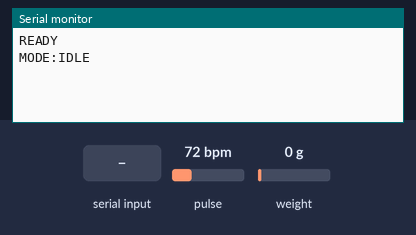
Bench run of a sketch on a simulated Arduino Mega 2560, built with avr-gcc and run on an emulated ATmega2560. On the bench: the last lines printed to the serial monitor. The test bench sets the inputs (shaded band); at power-on: pulse 72 bpm, weight on the scale 0 g.

Above: at 2.2 s.
2.3 s: "START_OXIMETER\n" received over Serial
At 3.5 s:
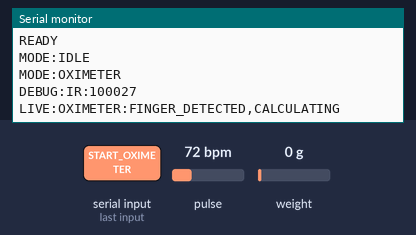
3.8 s: "START_WEIGHT\n" received over Serial
At 4.3 s:
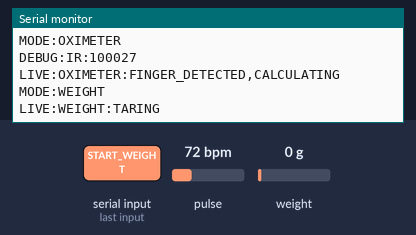
5.3 s: "1\n" received over Serial
At 6.2 s:
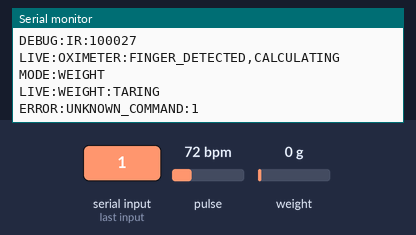

The sketch:

Health-kiosk.ino
```cpp
/*
  IoT-Based School Health Kiosk System
  Arduino Mega command-driven measurement firmware

  Serial commands from backend bridge:
    START_OXIMETER
    START_WEIGHT
    STOP

  Serial output to backend bridge:
    READY
    MODE:IDLE
    MODE:OXIMETER
    MODE:WEIGHT
    LIVE:OXIMETER:BPM,SpO2
    LIVE:WEIGHT:kg
    RESULT:OXIMETER:BPM,SpO2
    RESULT:WEIGHT:kg
    ERROR:message
    DONE
*/

#include <Wire.h>
#include <math.h>
#include "MAX30105.h"
#include "spo2_algorithm.h"
#include <HX711.h>

enum KioskMode {
  IDLE,
  MEASURE_OXIMETER,
  MEASURE_WEIGHT
};

KioskMode currentMode = IDLE;

MAX30105 particleSensor;
HX711 scale;
bool oximeterReady = false;
bool weightScaleReady = false;

const byte HX711_DOUT_PIN = 3;
const byte HX711_SCK_PIN = 2;
const float WEIGHT_CALIBRATION_FACTOR = -7050.0; // Adjust after calibration. Change sign if readings are negative.
const float MIN_USER_WEIGHT_KG = 10.0; // Use 1.0 while testing small objects, then 10.0 for real users.
const float WEIGHT_STABLE_TOLERANCE_KG = 0.15;
const byte WEIGHT_STABLE_REQUIRED = 6;

const byte OXIMETER_BUFFER_SIZE = 100;
uint32_t irBuffer[OXIMETER_BUFFER_SIZE];
uint32_t redBuffer[OXIMETER_BUFFER_SIZE];
int32_t spo2Value = 0;
int8_t spo2Valid = 0;
int32_t heartRateValue = 0;
int8_t heartRateValid = 0;
byte oximeterStableCount = 0;
int32_t lastHeartRateValue = 0;
int32_t lastSpo2Value = 0;
const byte OXIMETER_STABLE_REQUIRED = 2;
const int OXIMETER_BPM_TOLERANCE = 8;
const int OXIMETER_SPO2_TOLERANCE = 2;
const long FINGER_IR_THRESHOLD = 10000;
float lastWeight = 0;
byte weightStableCount = 0;

unsigned long lastIdlePrint = 0;
unsigned long modeStartedAt = 0;
unsigned long lastLivePrint = 0;
const unsigned long IDLE_PRINT_INTERVAL_MS = 30000;
const unsigned long MEASUREMENT_TIMEOUT_MS = 30000;
const unsigned long LIVE_PRINT_INTERVAL_MS = 500;

void setup() {
  Serial.begin(115200);
  Serial.setTimeout(25);
  Wire.begin();

  setupOximeter();
  setupWeight();
  allSensorsIdle();

  Serial.println("READY");
  Serial.println("MODE:IDLE");
}

void loop() {
  checkSerialCommand();

  switch (currentMode) {
    case IDLE:
      idleLoop();
      break;
    case MEASURE_OXIMETER:
      measureOximeter();
      break;
    case MEASURE_WEIGHT:
      measureWeight();
      break;
  }
}

void checkSerialCommand() {
  if (!Serial.available()) {
    return;
  }

  String command = Serial.readStringUntil('\n');
  command.trim();
  command.toUpperCase();

  if (command == "START_OXIMETER") {
    startMode(MEASURE_OXIMETER);
    return;
  }

  if (command == "START_WEIGHT") {
    startMode(MEASURE_WEIGHT);
    return;
  }

  if (command == "STOP") {
    stopMeasurement();
    return;
  }

  if (command.length() > 0) {
    Serial.print("ERROR:UNKNOWN_COMMAND:");
    Serial.println(command);
  }
}

void startMode(KioskMode nextMode) {
  stopCurrentMeasurementSilently();
  currentMode = nextMode;
  modeStartedAt = millis();
  lastLivePrint = 0;

if (currentMode == MEASURE_OXIMETER) {
  oximeterStableCount = 0;
  lastHeartRateValue = 0;
  lastSpo2Value = 0;

  if (!oximeterReady) {
    setupOximeter();
  }

  Serial.println("MODE:OXIMETER");
  return;
}

  if (currentMode == MEASURE_WEIGHT) {
    lastWeight = 0;
    weightStableCount = 0;
    Serial.println("MODE:WEIGHT");
    Serial.println("LIVE:WEIGHT:TARING");

    if (weightScaleReady && scale.is_ready()) {
      scale.tare(20);
    } else {
      Serial.println("ERROR:HX711_NOT_READY");
      finishMeasurement();
    }
  }
}

void stopMeasurement() {
  stopCurrentMeasurementSilently();
  allSensorsIdle();
  Serial.println("MODE:IDLE");
}

void stopCurrentMeasurementSilently() {
  oximeterStableCount = 0;
  lastHeartRateValue = 0;
  lastSpo2Value = 0;
  lastWeight = 0;
  weightStableCount = 0;
}

void allSensorsIdle() {
  currentMode = IDLE;
}

void idleLoop() {
  if (millis() - lastIdlePrint >= IDLE_PRINT_INTERVAL_MS) {
    lastIdlePrint = millis();
    Serial.println("MODE:IDLE");
  }
}

void setupOximeter() {
  if (!particleSensor.begin(Wire, I2C_SPEED_STANDARD)) {
    Serial.println("ERROR:MAX30102_NOT_FOUND");
    oximeterReady = false;
    return;
  }

  byte ledBrightness = 0x3F;
  byte sampleAverage = 4;
  byte ledMode = 2;
  byte sampleRate = 100;
  int pulseWidth = 411;
  int adcRange = 16384;

  particleSensor.setup(ledBrightness, sampleAverage, ledMode, sampleRate, pulseWidth, adcRange);
  particleSensor.setPulseAmplitudeRed(0x3F);
  particleSensor.setPulseAmplitudeIR(0x3F);
  particleSensor.setPulseAmplitudeGreen(0);

  oximeterReady = true;
}

void measureOximeter() {
  if (!oximeterReady) {
    Serial.println("ERROR:MAX30102_NOT_READY");
    finishMeasurement();
    return;
  }

  if (millis() - modeStartedAt > MEASUREMENT_TIMEOUT_MS) {
    Serial.println("ERROR:OXIMETER_TIMEOUT");
    finishMeasurement();
    return;
  }

  particleSensor.check();
  long irValue = particleSensor.getIR();

  if (millis() - lastLivePrint >= LIVE_PRINT_INTERVAL_MS) {
    lastLivePrint = millis();

    Serial.print("DEBUG:IR:");
    Serial.println(irValue);

    if (irValue < FINGER_IR_THRESHOLD) {
      Serial.println("LIVE:OXIMETER:PLACE_FINGER,PLACE_FINGER");
    } else {
      Serial.println("LIVE:OXIMETER:FINGER_DETECTED,CALCULATING");
    }
  }

  if (irValue < FINGER_IR_THRESHOLD) {
    oximeterStableCount = 0;
    lastHeartRateValue = 0;
    lastSpo2Value = 0;
    return;
  }

  for (byte i = 0; i < OXIMETER_BUFFER_SIZE; i++) {
    while (!particleSensor.available()) {
      particleSensor.check();
      checkSerialCommand();
      if (currentMode != MEASURE_OXIMETER) {
        return;
      }
    }

    redBuffer[i] = particleSensor.getRed();
    irBuffer[i] = particleSensor.getIR();
    particleSensor.nextSample();
  }

  maxim_heart_rate_and_oxygen_saturation(
    irBuffer,
    OXIMETER_BUFFER_SIZE,
    redBuffer,
    &spo2Value,
    &spo2Valid,
    &heartRateValue,
    &heartRateValid
  );

  bool validReading = heartRateValid && spo2Valid &&
    heartRateValue >= 40 && heartRateValue <= 180 &&
    spo2Value >= 70 && spo2Value <= 100;

  if (!validReading) {
    oximeterStableCount = 0;
    lastHeartRateValue = 0;
    lastSpo2Value = 0;
    return;
  }

  Serial.print("LIVE:OXIMETER:");
  Serial.print(heartRateValue);
  Serial.print(",");
  Serial.println(spo2Value);

  if (
    lastHeartRateValue > 0 &&
    lastSpo2Value > 0 &&
    abs(heartRateValue - lastHeartRateValue) <= OXIMETER_BPM_TOLERANCE &&
    abs(spo2Value - lastSpo2Value) <= OXIMETER_SPO2_TOLERANCE
  ) {
    oximeterStableCount++;
  } else {
    oximeterStableCount = 1;
  }

  lastHeartRateValue = heartRateValue;
  lastSpo2Value = spo2Value;

  if (oximeterStableCount >= OXIMETER_STABLE_REQUIRED) {
    Serial.print("RESULT:OXIMETER:");
    Serial.print(heartRateValue);
    Serial.print(",");
    Serial.println(spo2Value);
    finishMeasurement();
  }
}

void setupWeight() {
  scale.begin(HX711_DOUT_PIN, HX711_SCK_PIN);
  scale.set_scale(WEIGHT_CALIBRATION_FACTOR);
  if (scale.is_ready()) {
    scale.tare();
    weightScaleReady = true;
  } else {
    Serial.println("ERROR:HX711_NOT_READY");
  }
}

void measureWeight() {
  if (!weightScaleReady) {
    Serial.println("ERROR:HX711_NOT_READY");
    finishMeasurement();
    return;
  }

  if (millis() - modeStartedAt > MEASUREMENT_TIMEOUT_MS) {
    Serial.println("ERROR:WEIGHT_TIMEOUT");
    finishMeasurement();
    return;
  }

  if (!scale.is_ready()) {
    weightStableCount = 0;
    Serial.println("LIVE:WEIGHT:0.00");
    delay(200);
    return;
  }

  float weightKg = scale.get_units(5);
  if (weightKg < MIN_USER_WEIGHT_KG) {
    weightStableCount = 0;
    lastWeight = weightKg;
    if (millis() - lastLivePrint >= LIVE_PRINT_INTERVAL_MS) {
      lastLivePrint = millis();
      Serial.println("LIVE:WEIGHT:0.00");
    }
    return;
  }

  if (millis() - lastLivePrint >= LIVE_PRINT_INTERVAL_MS) {
    lastLivePrint = millis();
    Serial.print("LIVE:WEIGHT:");
    Serial.println(weightKg, 2);
  }

  if (fabs(weightKg - lastWeight) <= WEIGHT_STABLE_TOLERANCE_KG) {
    weightStableCount++;
  } else {
    weightStableCount = 0;
  }

  lastWeight = weightKg;

  if (weightStableCount >= WEIGHT_STABLE_REQUIRED) {
    Serial.print("RESULT:WEIGHT:");
    Serial.println(weightKg, 2);
    weightStableCount = 0;
    finishMeasurement();
  }
}

void finishMeasurement() {
  stopCurrentMeasurementSilently();
  Serial.println("DONE");
  currentMode = IDLE;
  Serial.println("MODE:IDLE");
}
```

Measured:
- after the input at 2.3 s, the serial monitor: prints a new line at once (image 1)
- after the input at 3.8 s, the serial monitor: prints a new line at once (image 2)
- after the input at 5.3 s, the serial monitor: prints a new line after 0.50 s (image 3)
